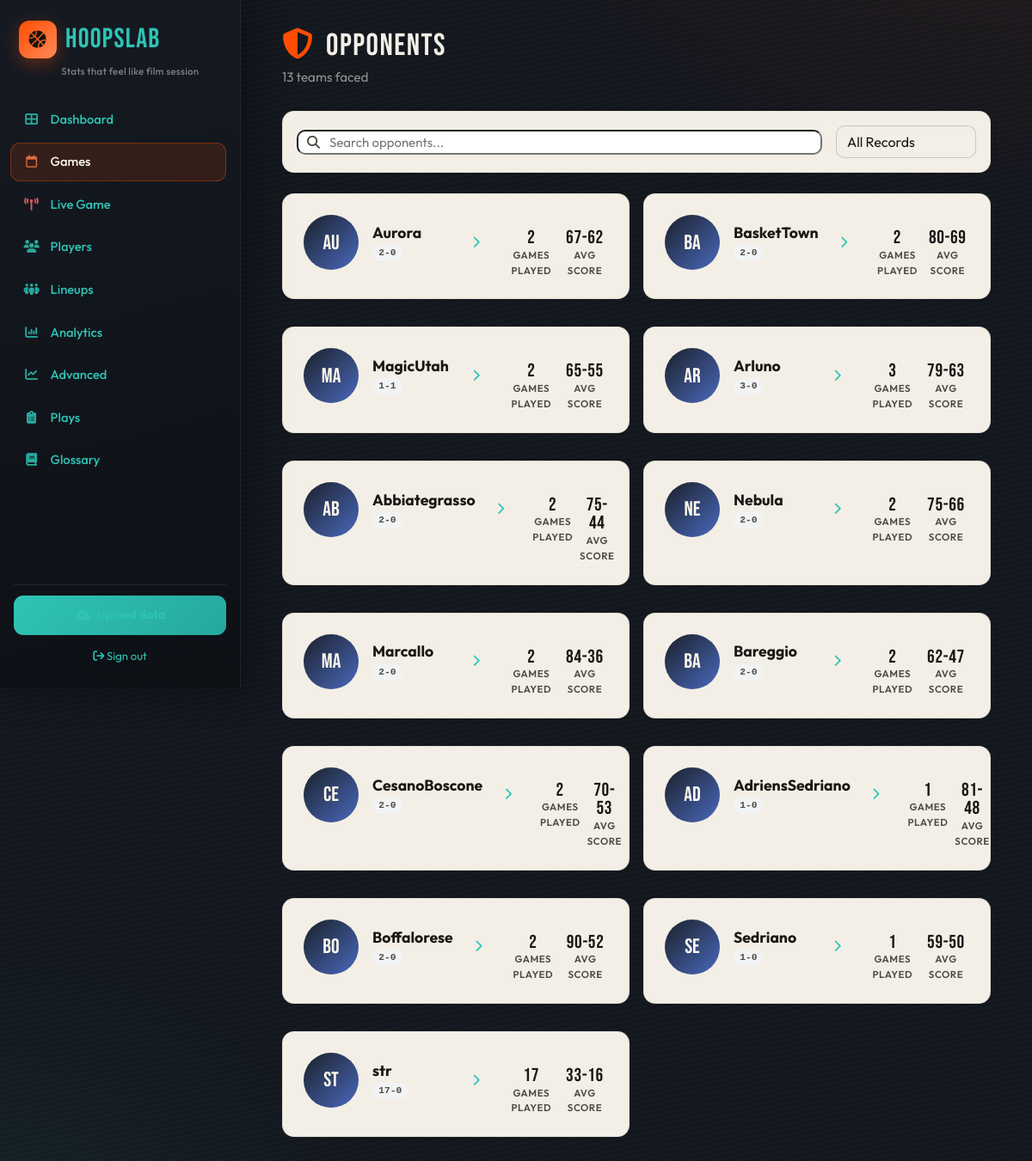
/games-list (signed in), run on the app's committed database.
### core/models.py (models this page shows, shortened)
class Game(db.Model):
    __tablename__ = "games"
    id = db.Column(db.Integer, primary_key=True)
    team_id = db.Column(db.Integer, db.ForeignKey("teams.id"), nullable=False)
    date = db.Column(db.String(10), nullable=False)
    opponent = db.Column(db.String(100), nullable=False)
    team_score = db.Column(db.Integer, nullable=False)
    opponent_score = db.Column(db.Integer, nullable=False)
    result = db.Column(db.String(1), nullable=False)
    game_type = db.Column(db.String(20), nullable=False)
    sort_date = db.Column(db.String(10), nullable=False)
    source = db.Column(db.String(20), default="IMPORT")
    schema_version = db.Column(db.Integer, default=1)
    team = db.relationship("Team", backref=db.backref("games", lazy=True))

### web/routes/main.py (the view)
@main_bp.route("/games-list")
@login_required
@team_access_required
def games():
    team_id = session.get("current_team_id")
    results = db.session.query(Game.opponent).filter(Game.team_id == team_id).distinct().all()
    team_stats = []
    for r in results:
        opp_name = r[0]
        opp_games = Game.query.filter_by(opponent=opp_name, team_id=team_id).all()
        wins = sum(1 for g in opp_games if g.result == "W")
        losses = len(opp_games) - wins
        if len(opp_games) > 0:
            avg_team_score = sum(g.team_score for g in opp_games) / len(opp_games)
            avg_opp_score = sum(g.opponent_score for g in opp_games) / len(opp_games)
            avg_score = f"{int(avg_team_score)}-{int(avg_opp_score)}"
        else:
            avg_score = "0-0"
        team_stats.append(
            {
                "name": opp_name,
                "games": len(opp_games),
                "record": f"{wins}-{losses}",
                "avg_score": avg_score,
            }
        )
    return render_template("teams.html", teams=team_stats)

### core/logger.py (called while the page is built)
def get_logger(name: str) -> logging.Logger:
    if name in _LOGGER_CACHE:
        return _LOGGER_CACHE[name]
    logger = logging.getLogger(name)
    logger.addFilter(RequestIdFilter())
    _LOGGER_CACHE[name] = logger
    return logger

    def filter(self, record: logging.LogRecord) -> bool:
        if has_request_context():
            record.request_id = getattr(g, "request_id", None)
        else:
            record.request_id = None
        return True

### core/models.py (called while the page is built)
    @property
    def is_gm(self):
        mem = OrganizationMembership.query.filter_by(
            user_id=self.id, organization_id=self.organization_id, is_gm=True
        ).first()
        return mem is not None

    @property
    def is_manager(self):
        return self.is_gm

    @property
    def assigned_teams(self):
        if self.is_gm:
            return Team.query.filter_by(organization_id=self.organization_id).all()
        return Team.query.join(TeamAssignment).filter(
            TeamAssignment.user_id == self.id
        ).all()

### web/templates/teams.html (shortened to what this page needs)
{% extends "base.html" %}
{% block content %}
<div class="container-fluid">
    <div class="page-hero">
        <div>
            <h1 class="page-hero__title"><i class="fas fa-shield-alt" aria-hidden="true"></i> Opponents</h1>
            <p class="page-hero__lead">{{ teams|length }} teams faced</p>
        </div>
    </div>
    <div class="card mb-4">
        <div class="card-body p-3">
            <div class="d-flex flex-wrap gap-3 align-items-center justify-content-between">
                <div style="flex: 1; min-width: 250px; position: relative;">
                    <i class="fas fa-search" style="position: absolute; left: 12px; top: 50%; transform: translateY(-50%); color: var(--text-muted);"></i>
                    <input type="text" placeholder="Search opponents..." style="padding-left: 36px; width: 100%; border-radius: var(--border-radius);" onkeyup="searchTeams(this.value)">
                </div>
                <div class="d-flex gap-2">
                    <select class="form-select" style="width: auto;" onchange="filterTeams(this.value)">
                        <option value="all">All Records</option>
                    </select>
                </div>
            </div>
        </div>
    </div>
    <div class="grid-players" style="display: grid; grid-template-columns: repeat(auto-fill, minmax(300px, 1fr)); gap: var(--spacing-md);">
        {% for t in teams %}
        <div class="player-card team-card" data-name="{{ t.name|lower }}" data-record="{{ 'winning' if t.record.split('-')[0]|int > t.record.split('-')[1]|int else 'losing' }}">
            <div class="player-card-header w-100">
                <div class="d-flex align-items-center gap-3 w-100">
                    <div class="player-card-avatar" style="background: linear-gradient(135deg, var(--secondary), #4a69bd);">
                        {{ t.name[:2]|upper }}
                    </div>
                    <div style="flex: 1;">
                        <h3 class="player-card-name">{{ t.name }}</h3>
                        <div class="d-flex align-items-center gap-2 mt-1">
                            <span class="badge" style="background: #f1f3f5; color: var(--text-muted); font-family: monospace;">{{ t.record }}</span>
                        </div>
                    </div>
                    <a href="{{ url_for('main.opponent_games', opponent_name=t.name) }}" class="btn btn-outline btn-sm">
                        <i class="fas fa-chevron-right"></i>
                    </a>
                </div>
            </div>
            <div class="player-card-stats mt-3" style="grid-template-columns: repeat(2, 1fr);">
                <div class="player-stat">
                    <div class="player-stat-value">{{ t.games }}</div>
                    <div class="player-stat-label">Games Played</div>
                </div>
                <div class="player-stat">
                    <div class="player-stat-value">{{ t.avg_score }}</div>
                    <div class="player-stat-label">Avg Score</div>
                </div>
            </div>
        </div>
        {% endfor %}
    </div>
</div>
{% endblock %}

### web/static/css/style.css (style rules this page uses)
:root { --hs-bg-deep: #0b0e12; --hs-bg-main: #12161d; --hs-bg-elevated: #1a2029; --hs-surface: #f3efe6; --hs-surface-2: #e8e2d6; --hs-ink: #1a1714; --hs-ink-muted: #4f4a43; --hs-line: rgba(255, 248, 235, 0.08); --hs-line-strong: rgba(255, 248, 235, 0.14); --hs-accent: #ff4d00; --hs-accent-dim: #ff7849; --hs-cool: #2ec4b6; --hs-win: #3d9a5c; --hs-loss: #c94c5c; --hs-gold: #e8b86d; --hs-sidebar-w: 17.5rem; --hs-radius: 14px; --hs-radius-sm: 10px; --hs-shadow: 0 24px 48px rgba(0, 0, 0, 0.35); --hs-font-display: "Bebas Neue", "Arial Narrow", sans-serif; --hs-font-body: "Outfit", system-ui, sans-serif; --hs-transition: 0.22s cubic-bezier(0.33, 1, 0.68, 1); --primary: var(--hs-cool); --primary-dark: #249688; --primary-light: rgba(46, 196, 182, 0.12); --secondary: var(--hs-bg-elevated); --accent: var(--hs-accent); --success: var(--hs-win); --danger: var(--hs-loss); --info: #4a9bc8; --warning: var(--hs-gold); --badge-pf: #e8923a; --badge-c: #c94c5c; --badge-sf: var(--hs-win); --badge-sg: #8b5cf6; --badge-pg: #3b82f6; --bg-body: var(--hs-bg-main); --bg-card: var(--hs-surface); --bg-header: var(--hs-surface); --text-main: var(--hs-ink); --text-muted: var(--hs-ink-muted); --text-light: #fff8eb; --border-color: rgba(26, 23, 20, 0.12); --shadow-sm: 0 2px 8px rgba(0, 0, 0, 0.06); --shadow-md: 0 8px 24px rgba(0, 0, 0, 0.1); --shadow-lg: var(--hs-shadow); --border-radius: var(--hs-radius-sm); --border-radius-lg: var(--hs-radius); --spacing-xs: 4px; --spacing-sm: 8px; --spacing-md: 16px; --spacing-lg: 24px; --spacing-xl: 32px; }
*, *::before, *::after { box-sizing: border-box; }
html { scroll-behavior: smooth; }
body:not(.legacy-shell) a { color: var(--hs-cool); text-decoration: none; transition: color var(--hs-transition); }
body.app-body { margin: 0; min-height: 100vh; font-family: var(--hs-font-body); font-size: 15px; line-height: 1.55; color: var(--hs-ink); background: var(--hs-bg-main); background-image: radial-gradient(ellipse 120% 80% at 100% -20%, rgba(255, 77, 0, 0.09), transparent 50%), radial-gradient(ellipse 80% 50% at 0% 100%, rgba(46, 196, 182, 0.06), transparent 45%), repeating-linear-gradient( -12deg, transparent, transparent 3px, rgba(255, 255, 255, 0.015) 3px, rgba(255, 255, 255, 0.015) 6px ); }
body.app-body--authed { display: flex; }
.app-main .card { background: var(--hs-surface); border: 1px solid rgba(26, 23, 20, 0.08); border-radius: var(--hs-radius); box-shadow: var(--shadow-sm); color: var(--hs-ink); }
.app-main .form-control, .app-main .form-select { background: var(--hs-surface); border-color: rgba(26, 23, 20, 0.18); color: var(--hs-ink); border-radius: var(--hs-radius-sm); }
.app-main .badge { font-weight: 600; }
.page-hero { display: flex; align-items: center; justify-content: space-between; gap: 1rem; margin-bottom: 1.75rem; }
.page-hero__title { font-family: var(--hs-font-display); font-size: clamp(1.75rem, 3vw, 2.5rem); letter-spacing: 0.04em; color: var(--hs-surface); margin: 0 0 0.15rem; }
.page-hero__title i { color: var(--hs-accent); margin-right: 0.4rem; }
.page-hero__lead { color: rgba(255, 248, 235, 0.55); margin: 0; font-size: 0.95rem; }
.player-card { background: var(--hs-surface); border-radius: var(--hs-radius); padding: var(--spacing-lg); border: 1px solid rgba(26, 23, 20, 0.08); display: flex; gap: var(--spacing-lg); margin-bottom: var(--spacing-md); transition: box-shadow var(--hs-transition); }
.player-card-avatar { width: 64px; height: 64px; border-radius: 50%; background: linear-gradient(135deg, var(--hs-accent) 0%, var(--hs-cool) 100%); display: flex; align-items: center; justify-content: center; font-family: var(--hs-font-display); font-size: 1.5rem; color: #fff8eb; flex-shrink: 0; }
.player-card-name { font-weight: 700; font-size: 1.1rem; color: var(--hs-ink); margin: 0 0 0.2rem; }
.player-card-stats { display: grid; grid-template-columns: repeat(4, 1fr); gap: var(--spacing-sm); margin-top: var(--spacing-sm); }
.player-stat { text-align: center; }
.player-stat-value { font-family: var(--hs-font-display); font-size: 1.35rem; letter-spacing: 0.03em; color: var(--hs-ink); line-height: 1; }
.player-stat-label { font-size: 0.72rem; font-weight: 600; color: var(--hs-ink-muted); text-transform: uppercase; letter-spacing: 0.05em; }
.container, .container-fluid { max-width: 1400px; }

### data on the page
Game: name "AD", name "AdriensSedriano", record "1-0", games "1", avg_score "81-48"
Game: name "SE", name "Sedriano", record "1-0", games "1", avg_score "59-50"

### other printed values
{{ teams|length }} "13"
{{ t.name[:2]|upper }} "AU" "BA" "MA" "AR" "AB" "NE" "MA" "BA" "CE" "BO" "ST"
{{ t.name }} "Aurora" "BasketTown" "MagicUtah" "Arluno" "Abbiategrasso" "Nebula" "Marcallo" "Bareggio" "CesanoBoscone" "Boffalorese" "str"
{{ t.record }} "2-0" "2-0" "1-1" "3-0" "2-0" "2-0" "2-0" "2-0" "2-0" "2-0" "17-0"
{{ t.games }} "2" "2" "2" "3" "2" "2" "2" "2" "2" "2" "17"
{{ t.avg_score }} "67-62" "80-69" "65-55" "79-63" "75-44" "75-66" "84-36" "62-47" "70-53" "90-52" "33-16"
